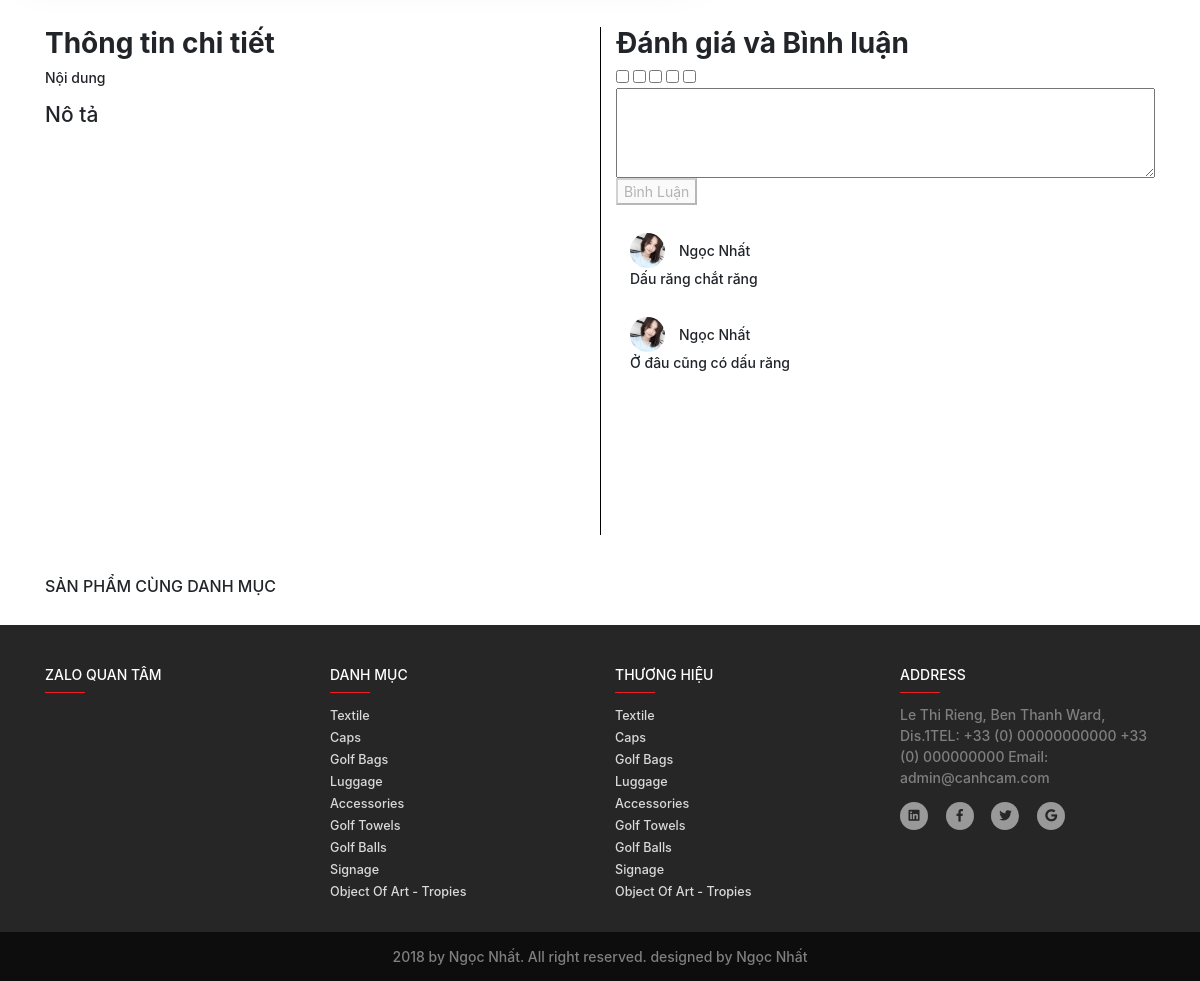
Page /index.php?path=product&action=detail&id=52 (lower part) on the earlier database version.
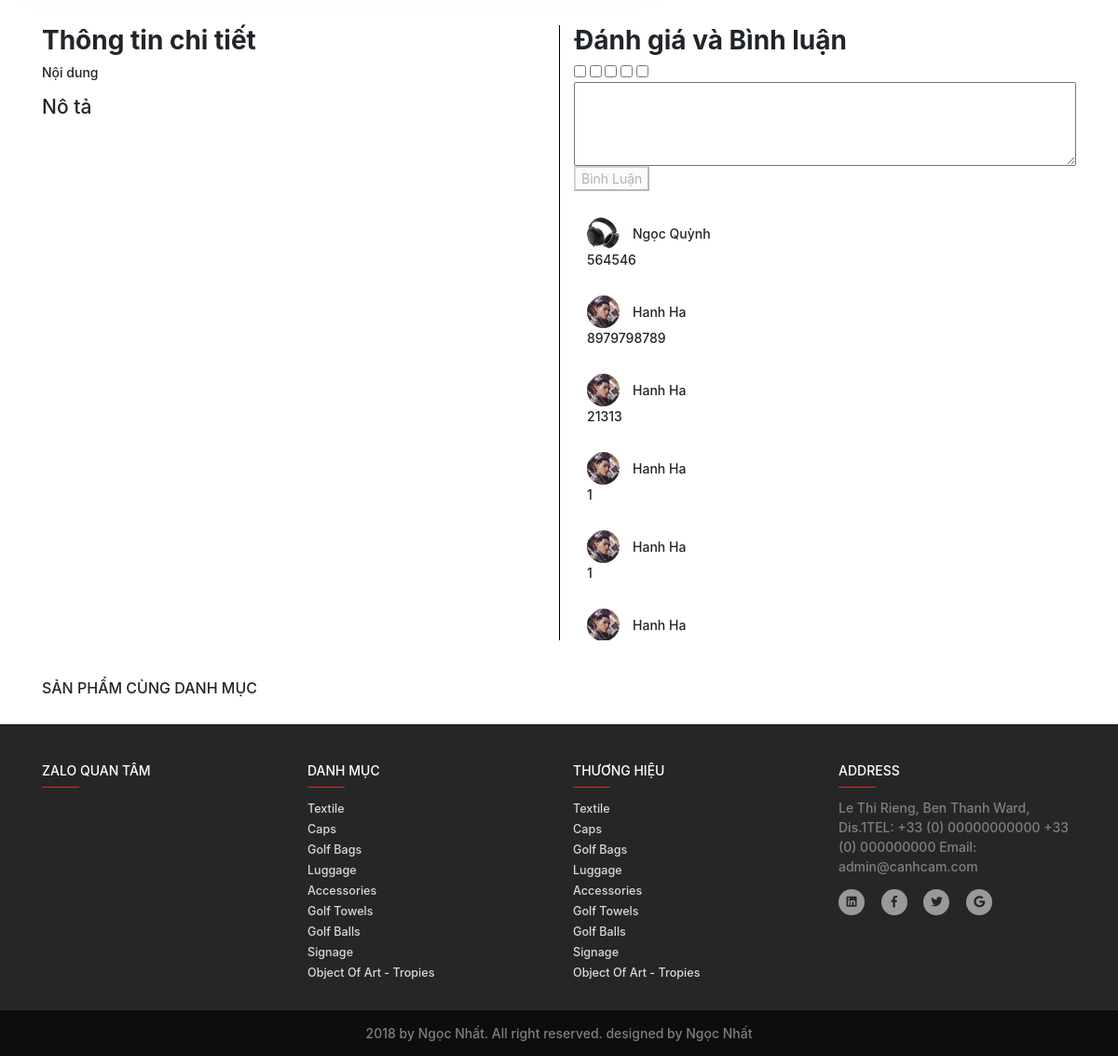
Same page on the later database version.
### tables this page shows
CREATE TABLE `comment` (
  `id` int(10) NOT NULL,
  `time` datetime NOT NULL,
  `content` varchar(255) NOT NULL,
  `id_product` int(4) NOT NULL,
  `id_guest` int(4) NOT NULL,
  `rank` int(1) NOT NULL
);

CREATE TABLE `guest` (
  `id` int(4) NOT NULL,
  `name` varchar(100) NOT NULL,
  `email` varchar(100) NOT NULL,
  `password` varchar(100) NOT NULL,
  `id_facebook` varchar(100) DEFAULT NULL,
  `image` varchar(100) NOT NULL,
  `address` varchar(200) NOT NULL,
  `number` varchar(15) NOT NULL,
  `active` bit(1) NOT NULL DEFAULT b'0'
);

### model/connect.php (called while the page is built, shortened)
 <?php
	class connect {
		var $db=null;
		public function __construct()
		{
			$dsn='mysql:host=localhost;dbname=gearvn';
			$user='root';
			$pass='';
			$this->db=new PDO($dsn,$user,$pass, array(PDO::MYSQL_ATTR_INIT_COMMAND => "SET NAMES utf8"));
		}
		public function getList($select)
		{
			$results = $this->db->query($select);
			return $results;
		}
		public function getInstance($select)
		{
			$results = $this->db->query($select);
			$result = $results->fetch();
			return $result;
		}
    }
?>

### model/comment.php (called while the page is built, shortened)
<?php
class Comment {
	static function getComment($id_product){
		$db = new connect();
		$query = "select * from comment where id_product = $id_product ORDER BY id DESC" ;
		$result = $db->getList($query);
		return $result;
	}
}
?>

### model/core.php (called while the page is built, shortened)
<?php
    function getById($table, $id) {
        $db = new connect();
        $query = "select * from $table where id = $id";
        $result =  $db->getInstance($query);
        return $result;
    }
?>

### view/detail.php (the view, shortened to what this page needs)
<?php require 'view/Layout/header.php';
?>
    <main>
        <section class="detail-2">
            <div class="container">
                <div class="row">
                    <div class="col-md-6">
                        <div class="title">
                            <h2 class="font-weight-bold h2">Thông tin chi tiết</h2>
                        </div>
                        <div class="tag-info">
                            <p>Nội dung</p>
							<div class="h4" style='min-height: 500px'>
							<?=$result['description']?>
							</div>
                        </div>
                    </div>
                    <div class="col-md-6 bor-left">
                        <div class="title">
                            <h2 class="font-weight-bold h2">Đánh giá và Bình luận</h2>
                            <form class="tag-comment" action="" method='POST'>
                                <div class="group-start">
                                    <input type="checkbox">
                                    <input type="checkbox">
                                    <input type="checkbox">
                                    <input type="checkbox">
                                    <input type="checkbox">
                                </div>
                                <div class="group-content">
                                    <textarea name="content"  style="width :100%" rows="4"></textarea>
                                </div>
                                <div class="group-submit">
                                    <button type="submit" <?php if(!isset($_SESSION['user'])) echo 'disabled'; ?> name='action' value="comment">Bình Luận</button>
                                </div>
                            </form>
                            <div class="tag-show-comment">
								<?php
									foreach ($comment as $key => $value) {
										extract($value);
										$user = getById('guest', $id_guest);
										$avatar = $user['image'];
										$name = $user['name'];
										echo "<div class='user'>
												<figure><img src='$avatar' alt='>
													<p class='mb-0'>$name</p>
													<figcaption>
														<p>$content</p>
													</figcaption>
												</figure>
											</div>";
									}
								?>
                            </div>
                        </div>
                    </div>
                </div>
            </div>
        </section>
        <section class="detail-3">
            <article class="product-details">
                <div class="container">
                    <div class="row">
                        <div class="col-md-12">
                            <div class="title mt-5 title-main">
                                <h2>SẢN PHẨM CÙNG DANH MỤC</h2>
                            </div>
                        </div>
                    </div>
                </div>
            </article>
        </section>
    </main>
	<?php require 'view/Layout/footer.php' ?>

Differences in the rows shown:
no longer on this page (row unchanged): comment: id_guest.image (placeholder picture), id_guest.name "Ngọc Nhất", content "Dấu răng chắt răng"
no longer on this page (row unchanged): comment: id_guest.image (placeholder picture), id_guest.name "Ngọc Nhất", content "Ở đâu cũng có dấu răng"
added comment: id_guest.image (picture), id_guest.name "Ngọc Quỳnh", content "564546"
added comment: id_guest.image (picture), id_guest.name "Hanh Ha", content "8979798789"
added comment: id_guest.image (picture), id_guest.name "Hanh Ha", content "21313"
added comment: id_guest.image (picture), id_guest.name "Hanh Ha", content "1"
added comment: id_guest.image (picture), id_guest.name "Hanh Ha", content "1"
added comment: id_guest.image (picture), id_guest.name "Hanh Ha"
